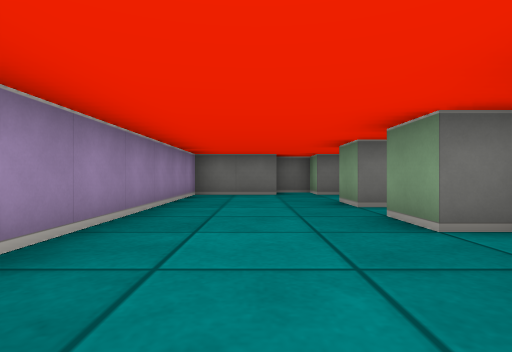
view 1 (above)

16 first-person views from a walk through a cub3D maze. The camera is about half as high as the walls, looks level and sees 80° across. The floor is counted in squares. Each view is taken from the middle of a square. On the plan, view 1 faces up. The plan holds only what a view shows up to about 9 squares ahead; the rest is blank.

view 2
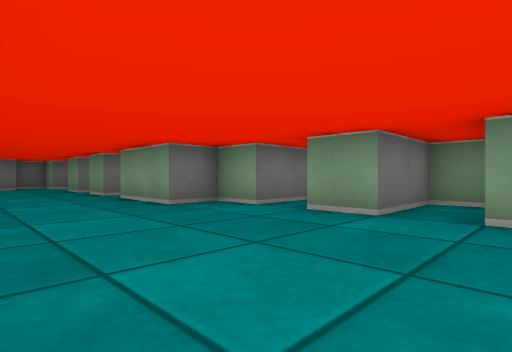

view 3
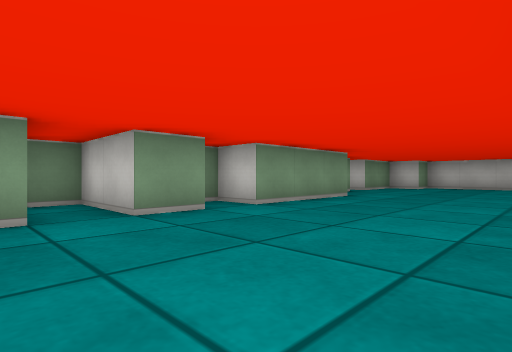

view 4
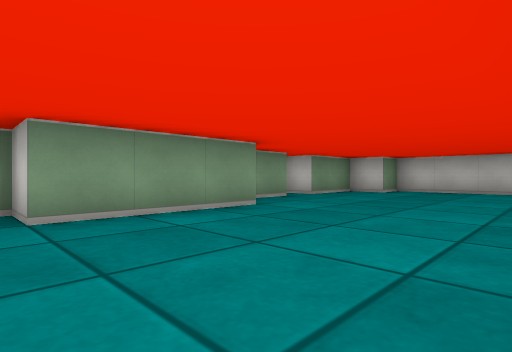

view 5
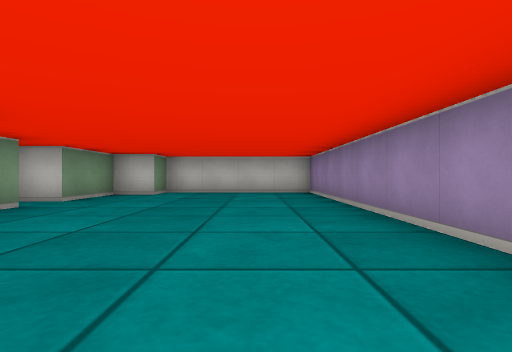

view 6
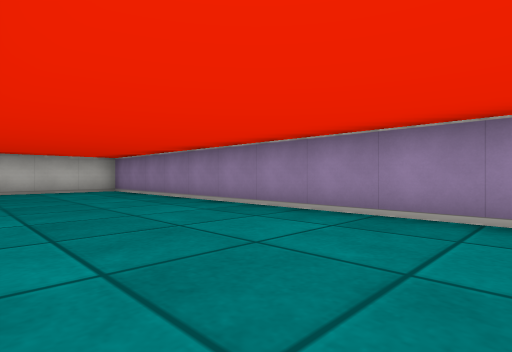

view 7
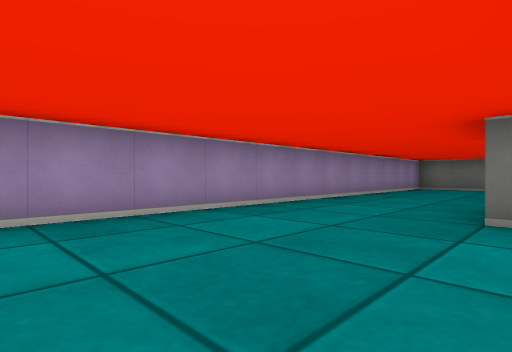

view 8
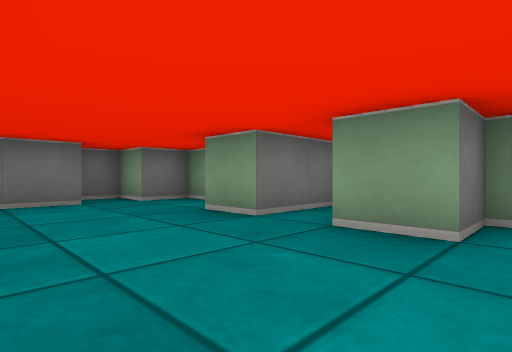

view 9
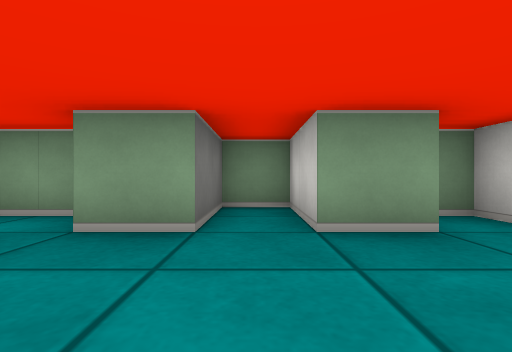

view 10
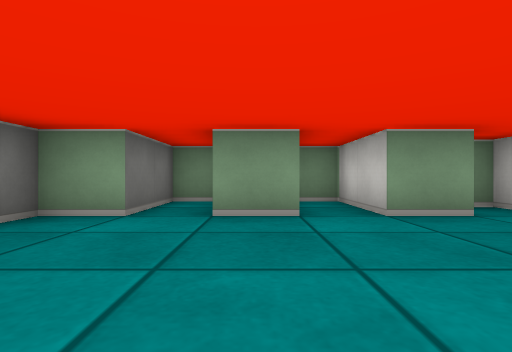

view 11
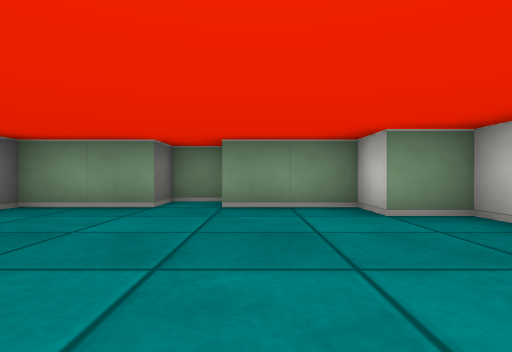

view 12
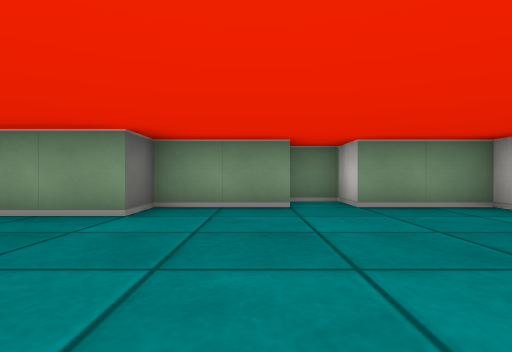

view 13
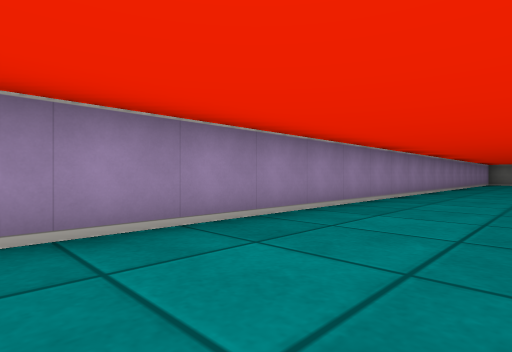

view 14
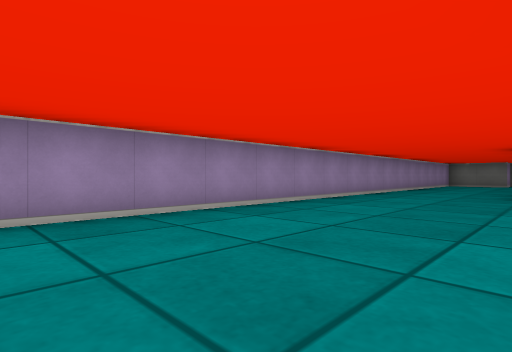

view 15
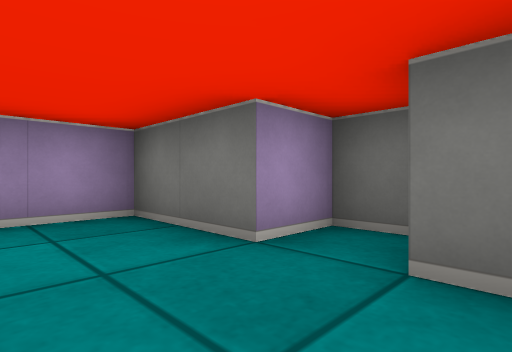

view 16
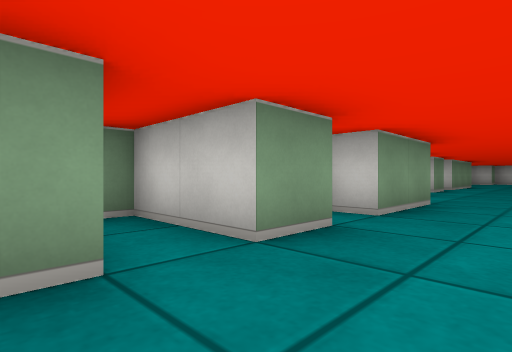

### Floor plan
Points are (right, up) in squares from view 1. A wall is a line through its corners. A room is listed if a view was taken in it or the views show most of it. See-through windows are left out.
Room 1 (views 1, 2, 3, 4, 5, 6, 7, 8, 9, 10, 11, 12, 13, 14, 15, 16)
walls: (2.5, -5.5) (2.5, -4.5) (4.5, -4.5) (4.5, -3.5) (2.5, -3.5) (2.5, -2.5); (4.5, -2.2) (4.5, -1.5) (2.5, -1.5) (2.5, -0.5) (1.5, -0.5) (1.5, 1.5) (2.5, 1.5) (2.5, 2.5) (1.5, 2.5) (1.5, 3.5) (3.5, 3.5) (3.5, 4.5) (1.5, 4.5) (1.5, 5.5); (2.5, 6) (2.5, 7.5) (1.5, 7.5) (1.5, 8.5) (0.5, 8.5) (0.5, 7.5) (-1.5, 7.5) (-1.5, -15.5) (2.5, -15.5) (2.5, -14.5) (3.5, -14.5) (3.5, -12.5) (4.5, -12.5) (4.5, -11.5) (3.5, -11.5) (3.5, -9.5) (2.5, -9.5) (2.5, -6.5) (3.5, -6.5) (3.5, -6.1)

Positions as (right, up) in squares from view 1, and headings:
1: (0, 0), facing up
2: (-1, -5), facing up-right
3: (-1, -3), facing down-right
4: (-1, -6), facing down-right
5: (0, -7), facing down
6: (2, -6), facing down-left
7: (2, -4), facing up-left
8: (-1, 2), facing up-right
9: (-1, 4), facing right
10: (-1, -3), facing right
11: (-1, -13), facing right
12: (-1, -11), facing right
13: (1, -11), facing up-left
14: (2, -8), facing up-left
15: (2, 6), facing up-left
16: (0, 5), facing down-right
